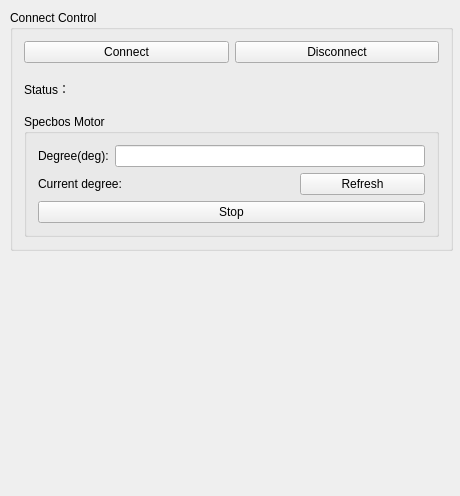
<?xml version="1.0" encoding="UTF-8"?>
<ui version="4.0">
 <class>SpecbosMotionWidgetClass</class>
 <widget class="QWidget" name="SpecbosMotionWidgetClass">
  <property name="geometry">
   <rect>
    <x>0</x>
    <y>0</y>
    <width>460</width>
    <height>496</height>
   </rect>
  </property>
  <property name="windowTitle">
   <string>SpecbosMotionWidget</string>
  </property>
  <widget class="QGroupBox" name="groupBox">
   <property name="geometry">
    <rect>
     <x>10</x>
     <y>10</y>
     <width>443</width>
     <height>241</height>
    </rect>
   </property>
   <property name="title">
    <string>Connect Control</string>
   </property>
   <layout class="QVBoxLayout" name="verticalLayout_4">
    <item>
     <layout class="QHBoxLayout" name="horizontalLayout_9">
      <item>
       <widget class="QPushButton" name="btn_connect">
        <property name="text">
         <string>Connect</string>
        </property>
       </widget>
      </item>
      <item>
       <widget class="QPushButton" name="btn_disconnect">
        <property name="text">
         <string>Disconnect</string>
        </property>
       </widget>
      </item>
     </layout>
    </item>
    <item>
     <layout class="QHBoxLayout" name="horizontalLayout_8" stretch="0,3">
      <item>
       <widget class="QLabel" name="label">
        <property name="text">
         <string>Status：</string>
        </property>
       </widget>
      </item>
      <item>
       <widget class="QLabel" name="label_status">
        <property name="font">
         <font>
          <weight>75</weight>
          <bold>true</bold>
         </font>
        </property>
        <property name="text">
         <string/>
        </property>
       </widget>
      </item>
     </layout>
    </item>
    <item>
     <widget class="QGroupBox" name="groupBox_4">
      <property name="title">
       <string>Specbos Motor</string>
      </property>
      <layout class="QGridLayout" name="gridLayout_2">
       <item row="1" column="0" colspan="2">
        <layout class="QHBoxLayout" name="horizontalLayout_2">
         <item>
          <widget class="QLabel" name="label_12">
           <property name="maximumSize">
            <size>
             <width>180</width>
             <height>16777215</height>
            </size>
           </property>
           <property name="text">
            <string>Current degree:</string>
           </property>
          </widget>
         </item>
         <item>
          <widget class="QLabel" name="degState_2">
           <property name="text">
            <string/>
           </property>
          </widget>
         </item>
         <item>
          <widget class="QPushButton" name="refresh">
           <property name="text">
            <string>Refresh</string>
           </property>
          </widget>
         </item>
        </layout>
       </item>
       <item row="0" column="1">
        <widget class="QLineEdit" name="rotationline"/>
       </item>
       <item row="0" column="0">
        <widget class="QLabel" name="label_4">
         <property name="maximumSize">
          <size>
           <width>100</width>
           <height>16777215</height>
          </size>
         </property>
         <property name="text">
          <string>Degree(deg):</string>
         </property>
        </widget>
       </item>
       <item row="2" column="0" colspan="2">
        <layout class="QHBoxLayout" name="horizontalLayout_5">
         <item>
          <widget class="QPushButton" name="stop">
           <property name="text">
            <string>Stop</string>
           </property>
          </widget>
         </item>
        </layout>
       </item>
      </layout>
     </widget>
    </item>
   </layout>
  </widget>
 </widget>
 <layoutdefault spacing="6" margin="11"/>
 <resources/>
 <connections/>
</ui>
